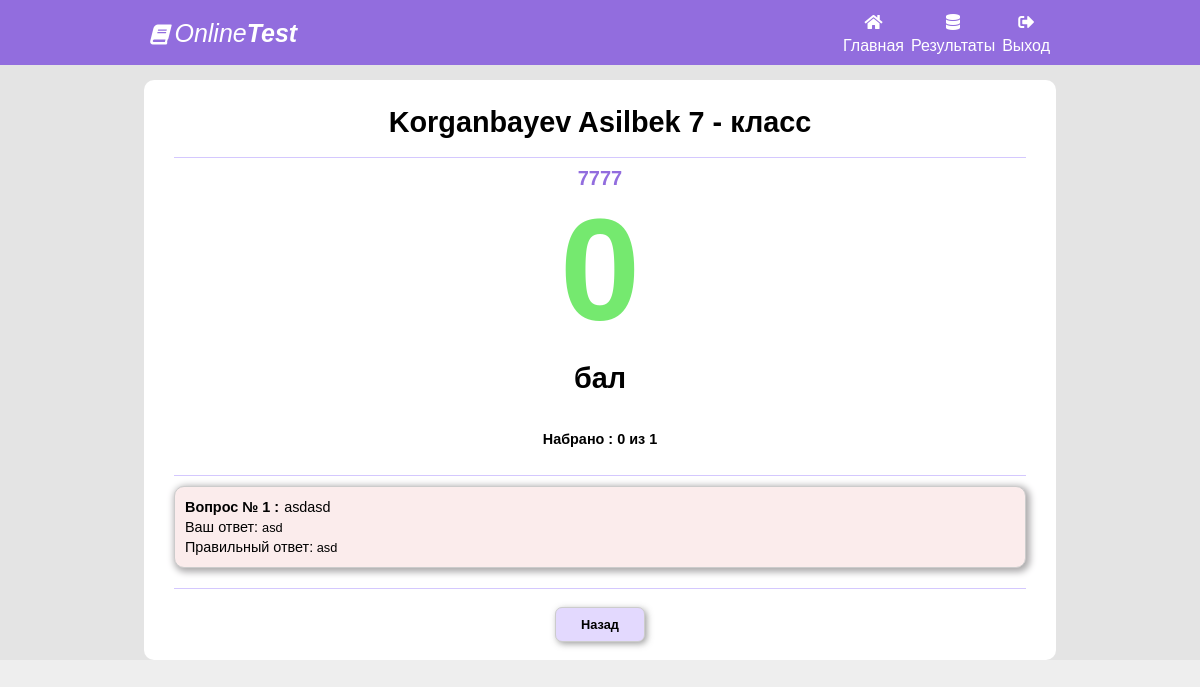
Page /analize/61 (signed in) on the committed database.
### main/models.py (models this page shows, shortened)
class UserTestItem(models.Model):
    title = models.CharField(max_length=200, blank=True)
    test = models.ForeignKey(Test, on_delete=models.CASCADE, default="")
    user = models.ForeignKey(User, on_delete=models.CASCADE, default="")
    start_date = models.DateTimeField()
    stop_date = models.DateTimeField()
    ball = models.IntegerField(default=0)
    count_question = models.IntegerField(default=0)
    true_question = models.IntegerField(default=0)

class User(models.Model):
    first_name = models.CharField(max_length=300)
    last_name = models.CharField(max_length=300)
    clas = models.ForeignKey(Class, on_delete=models.CASCADE)
    ball = models.IntegerField(default=0)
    rating = models.IntegerField(default=0)

class Class(models.Model):
    title = models.CharField(max_length=300)

class Test(models.Model):
    title = models.CharField(max_length=300, blank=True, default="")
    subject = models.ForeignKey(Subject, on_delete=models.CASCADE)
    clas = models.ForeignKey(Class, on_delete=models.CASCADE)
    start_time = models.DateTimeField()
    stop_time = models.DateTimeField()
    limit = models.IntegerField(default=40)
    description = models.TextField()

class UserTestItemVariant(models.Model):
    user_test_item = models.ForeignKey(UserTestItem, on_delete=models.CASCADE)
    test_item = models.ForeignKey(TestItem, on_delete=models.CASCADE)
    user_variant = models.IntegerField(default=0)
    correct_variant = models.IntegerField(default=0)
    ball = models.IntegerField(default=0)

class TestItem(models.Model):
    test = models.ForeignKey(Test, on_delete=models.CASCADE)
    question = models.TextField()
    answer_1 = models.TextField()
    answer_2 = models.TextField()
    answer_3 = models.TextField()
    answer_4 = models.TextField()
    answer_5 = models.TextField()
    correct_answer = models.IntegerField()

### main/views.py (the view)
# urls.py: path('analize/<int:test_id>', analizeHandler),
def analizeHandler(request, test_id):
    test_info = None
    test_id = test_id
    test_user_item_variants = []
    if not request.user.is_authenticated:
        tests = []
        current_user = request.session.get('user_id', None)
        if current_user:
            current_user = User.objects.get(id=int(current_user))
            if current_user:
                test_info = UserTestItem.objects.filter(user__id=int(current_user.id)).filter(id=test_id)
                if test_info:
                    test_info = test_info[0]
    else:
        test_info = UserTestItem.objects.get(id=test_id)
    if test_info:
        test_user_item_variants = UserTestItemVariant.objects.filter(user_test_item__id = test_id)
    return render(request, 'analize.html', {'test_user_item_variants':test_user_item_variants, 'test_info':test_info})

### templates/analize.html (shortened to what this page needs)
<!DOCTYPE html>
<html>
<head>
	<link rel="stylesheet" type="text/css" href="/static/style2.css">
	<link rel="stylesheet" href="https://use.fontawesome.com/releases/v5.6.1/css/all.css"
>
</head>
<body>
<div class="body">
<div class="nav">
	<div class="nav-bar">
	<div class="head-left" style="font-style:italic;">
		<i class="fa fa-book" style="font-style:italic; font-size:20px;"></i>	Online<b>Test</b>
	</div>
	<div class="head-right">
		<div class="alla">
			<a href="/" class="nav-link">
				<i class="fas fa-home"></i>
				<span>Главная</span>
			</a>
		</div>
		<div class="alla">
			<a href="/results" class="nav-link">
				<i class="fas fa-database"></i>
				<span>Результаты</span>
			</a>
		</div>
		<div class="alla">
			<a href="/davay" class="nav-link">
				<i class="fas fa-sign-out-alt"></i>
				<span>Выход</span>
			</a>
		</div>
	</div>
	</div>
</div>
<div class="container">
	<div class="left-container"><br>
		{% if test_info %}
		<h1>{{ test_info.user.last_name }} {{ test_info.user.first_name }} {{ test_info.user.clas.title }}</h1>
		<hr class="hr-2">
		<center class="subject-1">
			{{ test_info.test.title }}
		</center>
		<div class="ball">
			{{ test_info.ball }}<br>
			<h1>бал</h1>
		</div>
		<br>
		<div class="count" style="text-align: center;margin: 0">Набрано : {{ test_info.ball }} из {{ test_info.count_question }}</div>
		<br>
		<hr class="hr-2">
		{% for ti in test_user_item_variants %}
		<div class="answer-list {% if ti.user_variant == ti.correct_variant %} bg-gren {% else %} bg-red {% endif %} ">
			<span class="question-1">Вопрос № {{ forloop.counter }} :</span><span class="question-2">{{ ti.test_item.question }}</span><br>
			{% if ti.user_variant != ti.correct_variant %}
			<span class="question-2">Ваш ответ: </span>
			{% if ti.user_variant == 2 %} {{ ti.test_item.answer_2 }} {% endif %}
			<br>
			<span class="question-2">Правильный ответ:</span>
			{% if ti.correct_variant == 5 %} {{ ti.test_item.answer_5 }} {% endif %}
			<br>
			{% endif %}
		</div>
		{% endfor %}
		<hr class="hr-2">
		<div class="nav-button">
			<a style="text-decoration:none;" href="/results"><input type="button" id="prev" class="input-button" name="prev-button" value="Назад"></a>
		</div><br>
		{% endif %}
	</div>
</div>
</div>
</body>
</html>

### static/style2.css (style rules this page uses)
body , a , li , div , p , span , ul { margin: 0 auto; padding: 0px; }
a { text-decoration:none; }
.body { background-color: #d5d5d566; }
.nav a { top:-10px; color:#fff; font-size:16px; display:grid; }
.nav-bar { width: 75%; }
.alla { display:inline-block; }
.head-left { display:inline-block; margin-top: 8px; }
.head-right { display:inline-block; float: right; text-align: center; margin-top: 4px; }
.nav { width: 100%; line-height:2; font-size: 25px; color: white; height: 65px; background-color: #926dde; }
.nav-link { position:relative; }
.container { margin-right: 30px; margin-top: 15px; margin-left: 30px; }
.left-container { width: 80%; background-color: white; border-radius: 10px ; }
.left-container h1 { font-family: "Segoe UI Semilight",Tahoma,Helvetica,Sans-Serif; color: #000; text-align: center; font-size: 1.8rem; font-style: normal; padding: 0 0 0; line-height: 100%; margin: 10px 30px 20px 30px; }
.hr-2 { border:none; height: 1px; margin:10px 30px 10px 30px; background-color: #d4c8fe; }
input { -webkit-writing-mode: horizontal-tb !important; text-rendering: auto; color: -internal-light-dark(black, white); letter-spacing: normal; word-spacing: normal; text-transform: none; text-indent: 0px; text-shadow: none; display: inline-block; text-align: start; appearance: textfield; background-color: -internal-light-dark(rgb(255, 255, 255), rgb(59, 59, 59)); -webkit-rtl-ordering: logical; cursor: text; margin: 0em; font: 400 13.3333px Arial; padding: 1px 2px; border-width: 2px; border-style: inset; border-color: -internal-light-dark(rgb(118, 118, 118), rgb(133, 133, 133)); border-image: initial; background-color: initial; cursor: default; appearance: auto; box-sizing: border-box; margin: 0 0 10px 30px; padding: initial; border: initial; }
.nav-button { float: inherit; text-align: center; }
.input-button { text-align: center; border: 1px solid #ccc; border-radius: 7px; font-family: "Segoe UI Regular",Tahoma,Helvetica,Sans-Serif; border-radius: 7px; color: #000; padding: 6px; font-size: 18px; background: #e3d9fe; width: 150px; margin-right: 0; display: block; cursor: pointer; -moz-transition: all .1s 10ms ease-in; -o-transition: all .1s 10ms ease-in; -webkit-transition: all .1s 10ms ease-in; -webkit-box-shadow: 2px 2px 6px 0 rgb(133 133 133 / 77%); -moz-box-shadow: 2px 2px 6px 0 rgba(133,133,133,.77); box-shadow: 2px 2px 6px 0 rgb(133 133 133 / 77%); }
#prev , #next { display: inline; padding: 7px; width: auto; min-width: 90px; margin: 8px 5px 0; font-weight: 600; font-size: 0.8rem; line-height: 1.2rem; }
.count { margin: 0 0 10px 30px; font-weight: 600; font-size: 0.9rem; }
body { background-color: #d5d5d566; font-family: sans-serif; font-weight: 100; }
.bg-red { background-color: #fbecec; }
.answer-list { padding: 10px 5px; margin:0 30px 20px 30px; font-size: 0.8rem; border: 1px solid #ccc; -webkit-border-radius: 10px; -moz-border-radius: 10px; border-radius: 10px; -webkit-box-shadow: 2px 2px 7px 2px rgb(171 169 171); -moz-box-shadow: 2px 2px 7px 2px rgba(171,169,171,1); box-shadow: 2px 2px 7px 2px rgb(171 169 171); }
.subject-1 { color: #926dde; font-size: 20px; line-height: 20px; font-weight: 600; }
.fas { color:#fff; font-size:16px; }
.question-1 { color: #000; line-height: 20px; font-size: 0.9rem; font-weight: 600; margin: 10px 0 5px; margin: 0 0 20px 5px; }
.question-2 { color: #000; line-height: 20px; font-size: 0.9rem; margin: 10px 0 5px; margin: 0 0 20px 5px; }
.ball { text-align: center; font-weight: 600; font-size: 9rem; color: #75e96f; }

### rows in the picture
UserTestItem: user.last_name "Korganbayev", user.first_name "Asilbek", user.clas "7 - класс", test "7777", ball "0", count_question "1"
UserTestItemVariant: test_item.question "asdasd", test_item.answer_2 "asd", test_item.answer_5 "asd"
